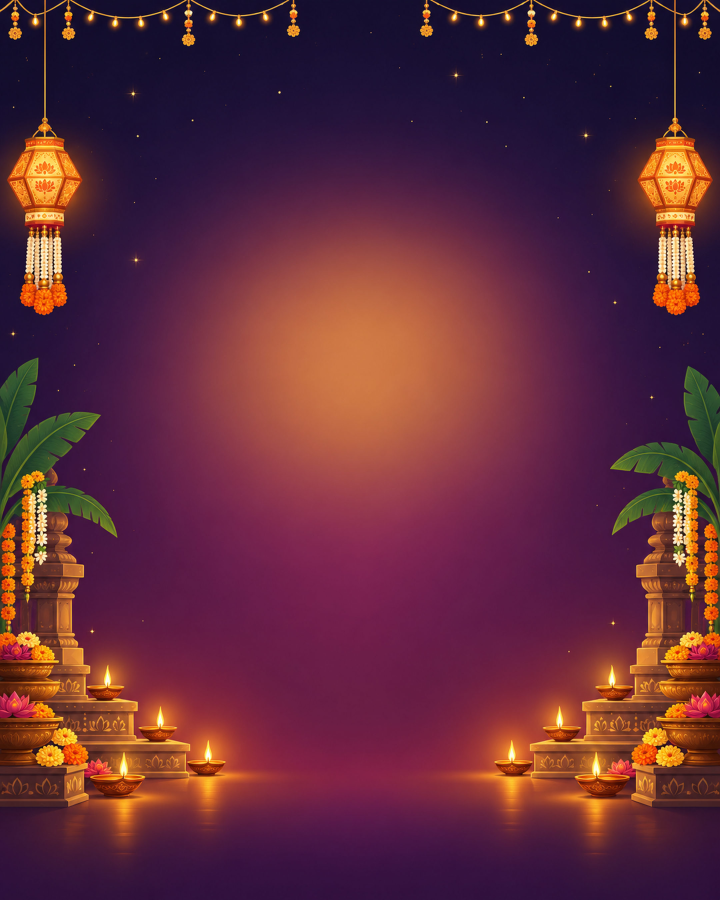
#> input picture _artwork-masters/backgrounds/bg-night-sky.jpg, 2160 x 2700 px (shown at 1/3 size)
$ python build-banner-art.py
#> lines starting #> are read from the running program, lines starting #| are printed output that depends on the picture
"""Make the lamp artwork for the Prajavani home page banner (deepawali-banner.pv.html): the row of
lit clay diyas from the night-sky card background (ChatGPT artwork), 450 x 309 (3x the 150 x 103 slot).

    python tools/build-banner-art.py

Writes site/assets/deepavali/banner-diyas.webp and prints where the flames are (in slot pixels), for
the pulsing glows in the banner.
"""
from pathlib import Path

from PIL import Image

root = Path(__file__).resolve().parent.parent
BOX = (1440, 2104, 1880, 2406)  # in the 2160 x 2700 master
OUT = (450, 309)

art = Image.open(root / '_artwork-masters/backgrounds/bg-night-sky.jpg').convert('RGB').crop(BOX).resize(OUT, Image.LANCZOS)
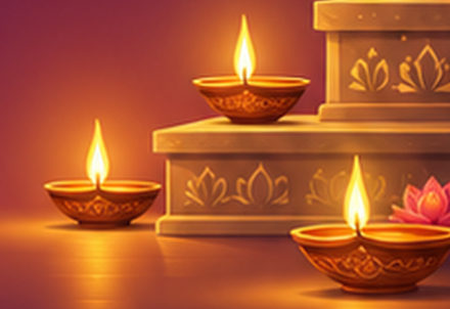
#> art: PIL image 450x309 RGB; mean R, G, B 175, 85.3, 44.9
out = root / 'site/assets/deepavali/banner-diyas.webp'
art.save(out, quality=82, method=6)
print(f'{out.relative_to(root)}  {out.stat().st_size // 1024} KB')

# Flames: the brightest near-white blobs, found column by column.
px = art.load()
hot = [(x, y) for x in range(OUT[0]) for y in range(OUT[1]) if sum(px[x, y]) > 735]
#> hot = 354 pairs, first value 93 to 363, second value 40 to 216
blobs = []
for x, y in sorted(hot):
    for blob in blobs:
        if abs(blob[-1][0] - x) <= 6 and abs(sum(p[1] for p in blob) / len(blob) - y) < 30:
            blob.append((x, y)); break
    else:
        blobs.append([(x, y)])
#> this loop made 354 passes
#> (x, y) on passes 1 to 3: (93, 161), (93, 162), (93, 163)
#> after the loop, blob = 72 pairs, first value 350 to 363, second value 196 to 216; blobs = 3 items
scale = 150 / OUT[0]
for blob in sorted(blobs, key=len, reverse=True)[:4]:
    cx = sum(p[0] for p in blob) / len(blob) * scale
    cy = sum(p[1] for p in blob) / len(blob) * scale
    print(f'flame at {cx:.0f}, {cy:.0f}  ({len(blob)} px)')
#> this loop made 3 passes
#> (cx, cy) on passes 1 to 3: (81.42, 19.31), (32.46, 53.79), (119.8, 69.39)
#| flame at 81, 19  (161 px)
#| flame at 32, 54  (121 px)
#| flame at 120, 69  (72 px)

$ run again, with _artwork-masters/backgrounds/bg-balipadyami.jpg copied over _artwork-masters/backgrounds/bg-night-sky.jpg
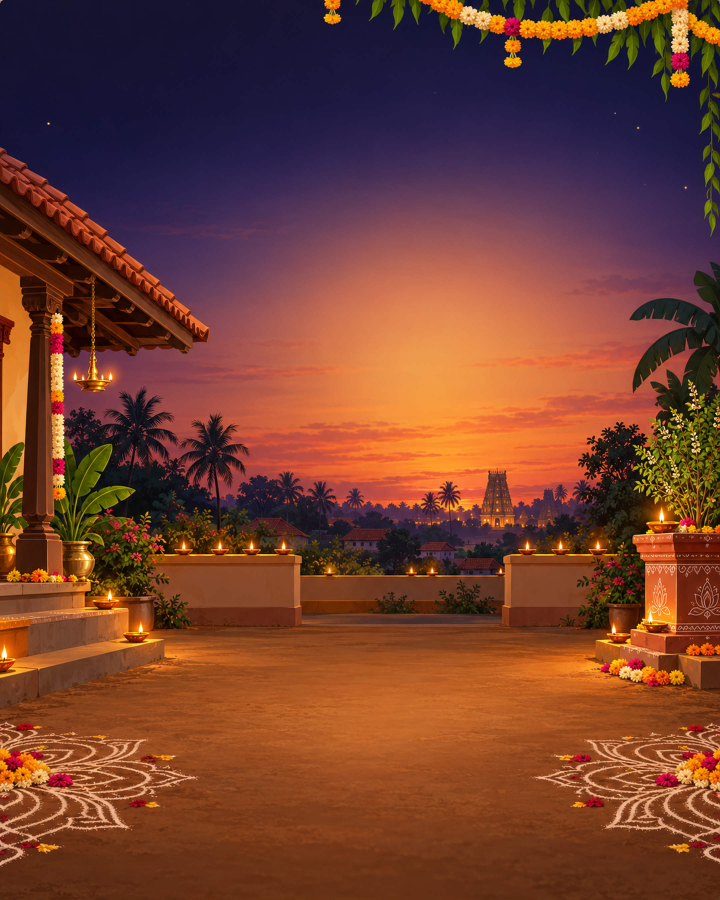
#> input picture _artwork-masters/backgrounds/bg-balipadyami.jpg, 2160 x 2700 px (shown at 1/3 size)
#> `art = Image.open(root / '_artwork-masters/backgrounds/bg-night-sky.jpg..`:
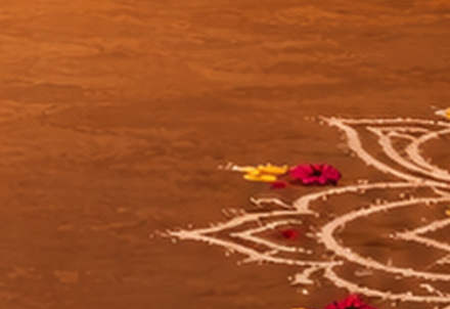
#> art: PIL image 450x309 RGB; mean R, G, B 159.1, 81.4, 37.8
#> hot = []

$ run again, with _artwork-masters/backgrounds/bg-doorstep.jpg copied over _artwork-masters/backgrounds/bg-night-sky.jpg
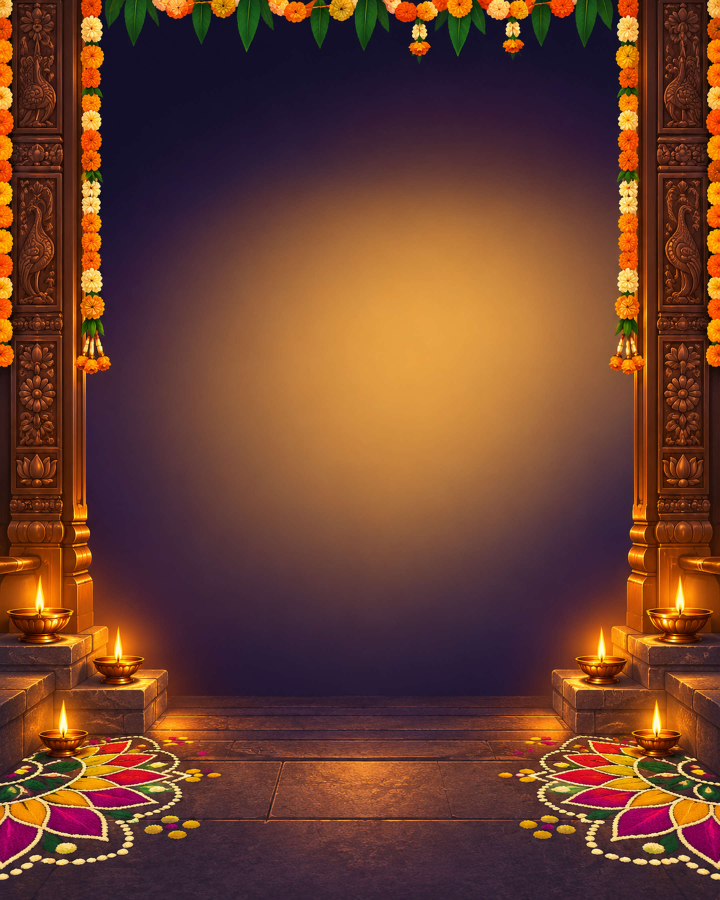
#> input picture _artwork-masters/backgrounds/bg-doorstep.jpg, 2160 x 2700 px (shown at 1/3 size)
#> `art = Image.open(root / '_artwork-masters/backgrounds/bg-night-sky.jpg..`:
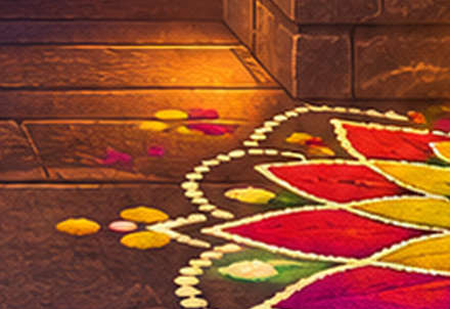
#> art: PIL image 450x309 RGB; mean R, G, B 144.8, 73.3, 43.2
#> hot = [(275, 248), (281, 182), (282, 182), (283, 183), (284, 183), (395, 223), (403, 243), (407, 268), (407, 269), (408, 268), (408, 269), (409, 269), (431, 144), (432, 272), (433, 272), (434, 272), (434, 273), (436, 151), (436, 152)]
#> the loop `for x, y in sorted(hot):` made 19 passes
#> after the loop `for x, y in sorted(hot):`: blob = [(431, 144), (436, 151), (436, 152)]; blobs = [[(275, 248)], [(281, 182), (282, 182), (283, 183), (284, 183)], [(395, 223)], [(403, 243), (407, 268), (407, 269), (408, 268), (408, 269), (409, 269)], [(431, 144), (436, 151), (436, 152)], [(432, 272), (433, 272), (434, 272), (434, 273)]]
#> the loop `for blob in sorted(blobs, key=len, reverse=True)[:4]:` made 4 passes
#> (blob, cx, cy) on passes 2 to 4: ([(281, 182), (282, 182), (283, 183), (284, 183)], 94.17, 60.83), ([(432, 272), (433, 272), (434, 272), (434, 273)], 144.4, 90.75), ([(431, 144), (436, 151), (436, 152)], 144.8, 49.67)
#> (printed output is left out)

$ run again, with _artwork-masters/backgrounds/bg-fireworks.jpg copied over _artwork-masters/backgrounds/bg-night-sky.jpg
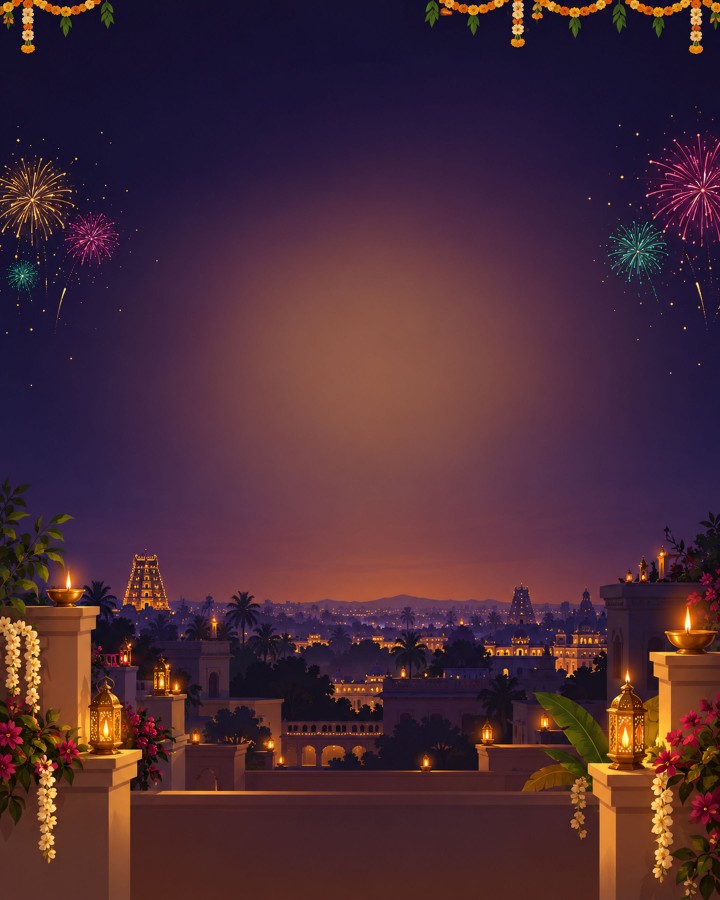
#> input picture _artwork-masters/backgrounds/bg-fireworks.jpg, 2160 x 2700 px (shown at 1/3 size)
#> `art = Image.open(root / '_artwork-masters/backgrounds/bg-night-sky.jpg..`:
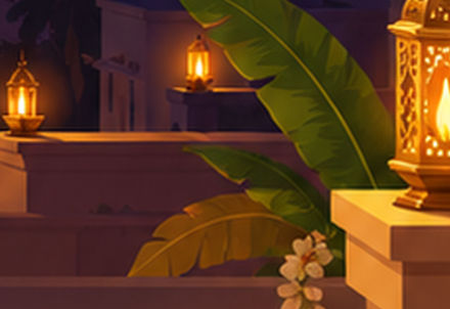
#> art: PIL image 450x309 RGB; mean R, G, B 97.8, 58.6, 29.2
#> hot = 89 pairs, first value 19 to 446, second value 57 to 144
#> the loop `for x, y in sorted(hot):` made 89 passes
#> (x, y) on passes 1 to 8: (19, 108), (20, 101), (20, 102), (20, 103), (20, 104), (20, 105), (20, 106), (20, 107)
#> after the loop `for x, y in sorted(hot):`: blob = [(438, 57), (439, 57), (445, 82), (445, 83), (445, 84), (445, 85), (445, 86), (445, 87), (445, 88), (446, 84), (446, 85), (446, 86), (446, 87), (446, 88), (446, 89)]; blobs = 4 items
#> the loop `for blob in sorted(blobs, key=len, reverse=True)[:4]:` made 4 passes
#> (cx, cy) on passes 1 to 3: (7.04, 35.12), (66.32, 22.71), (148.2, 27.29)
#> (printed output is left out)
